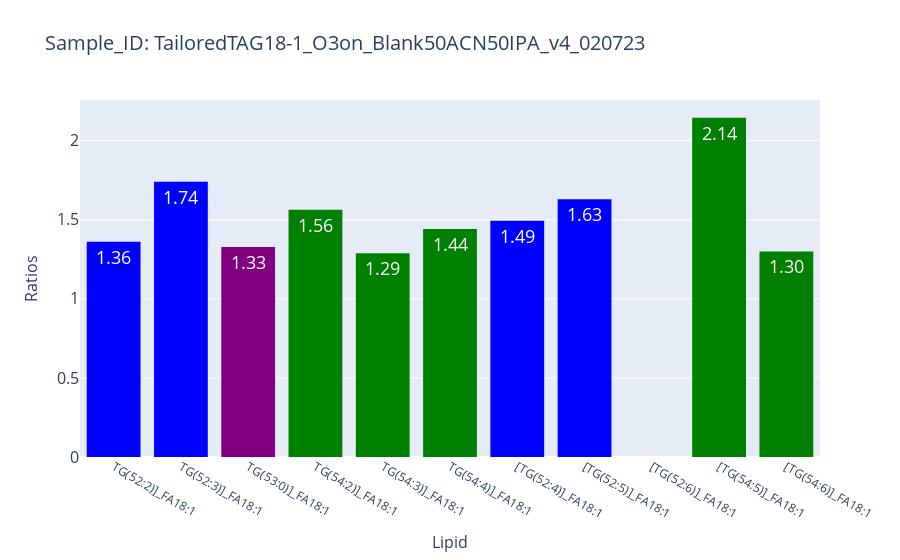
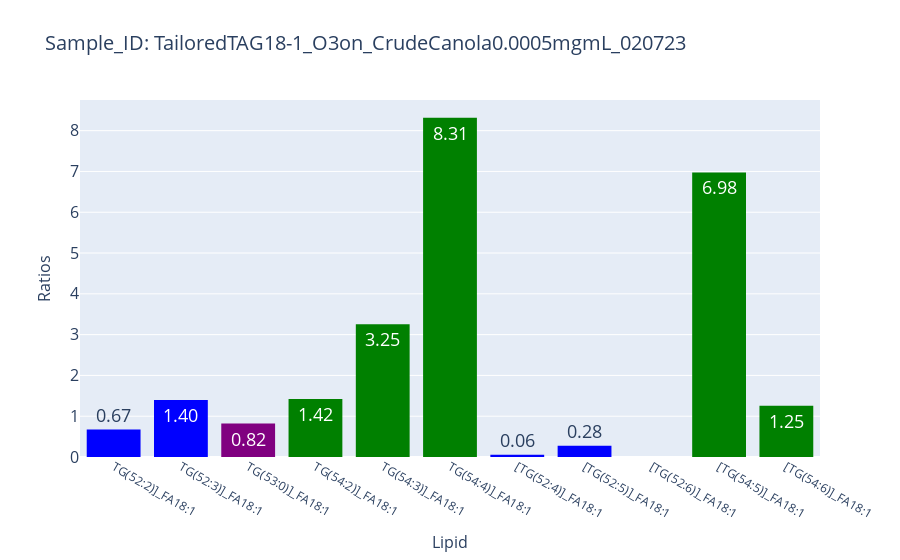
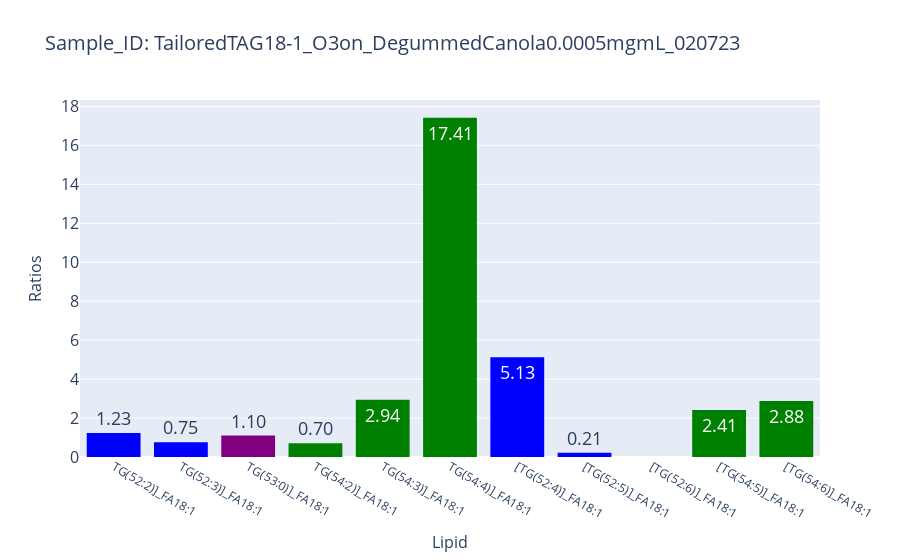
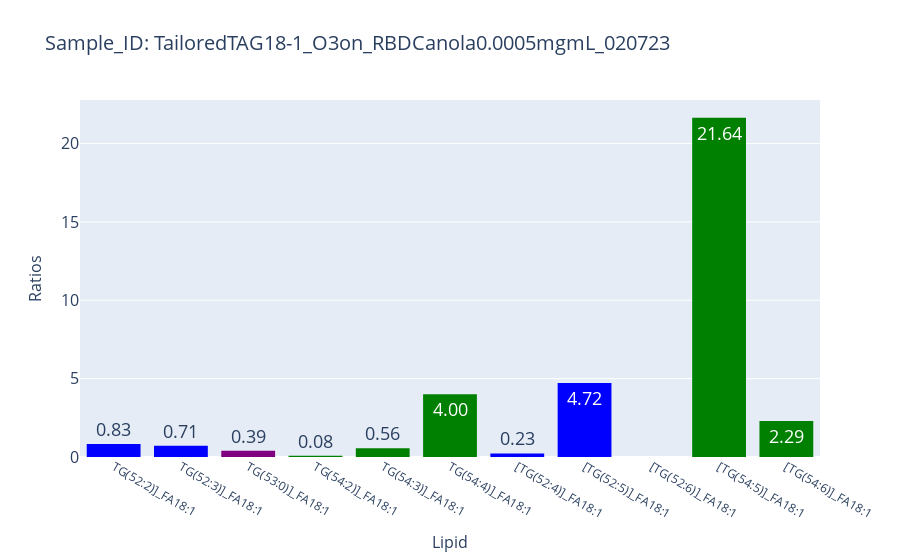

The notebook cell saved with these charts, in order:
### Markdown cell above
Visualizations

### Code cell
import plotly.express as px
import os

# Create the "Plots" directory if it doesn't exist
os.makedirs("Projects/canola/plots/", exist_ok=True)

#name of the folder to save plots
project_plots = "Projects/canola/plots/"

# Define color mappings for Lipid patterns
color_mapping = {
    '50': 'red',
    '51': 'brown',
    '52': 'blue',
    '53': 'purple',
    '54': 'green',
}

# Get the unique Sample_IDs
sample_ids = df_matched_4d['Sample_ID'].unique()

# Loop over the unique Sample_IDs
for sample_id in sample_ids:
    
    # Filter the dataframe for the current Sample_ID
    df_sample = df_matched_4d[df_matched_4d['Sample_ID'] == sample_id]
    
    # Assign colors to Lipids based on patterns
    lipid_colors = []
    for lipid in df_sample['Lipid']:
        color = 'gray'  # Default color
        for pattern, pattern_color in color_mapping.items():
            if pattern in lipid:
                color = pattern_color
                break
        lipid_colors.append(color)
    
    # Create the bar plot
    fig = px.bar(df_sample, x='Lipid', y='Ratios', text='Ratios', title=f'Bar Plot for Sample_ID: {sample_id}',
                 color_discrete_map=color_mapping)
    
    # Apply colors to the bars
    fig.update_traces(
        marker_color=lipid_colors,
        texttemplate='%{text:.2f}',
        textposition='auto',
        marker_line_width=0
    )
    
    # Customize the layout
    fig.update_layout(
        uniformtext_minsize=18,
        uniformtext_mode='hide',
        xaxis=dict(
            title='Lipid',
            titlefont=dict(size=16)
        ),
        yaxis=dict(
            title='Ratios',
            titlefont=dict(size=16),
            tickfont=dict(size=16)  # Set the font size of y-axis labels
        ),
        legend=dict(
            title='Lipid Patterns',
            tracegroupgap=50,
            itemsizing='constant'
        ),
        title=dict(
            text=f'Sample_ID: {sample_id}',
            font=dict(size=20)  # Set the title font size
        )
    )
    # Save the plot as an image
    file_name = project_plots + f"/plot_{sample_id}.png"

    # Check if the file already exists
    index = 1
    while os.path.exists(file_name):
        file_name = project_plots + f"/plot_{sample_id}_{index}.png"
        index += 1

    fig.write_image(file_name)
    # Show plot
    fig.show()

### Figure 1 — Plotly figure (JSON) as saved in the notebook; plotly's stock layout.template omitted (floating-point values rounded to 4 significant figures)
{"data": [{"alignmentgroup": "True", "hovertemplate": "Lipid=%{x}<br>Ratios=%{text}<extra></extra>", "legendgroup": "", "marker": {"color": ["blue", "blue", "blue", "blue", "blue", "blue", "purple", "purple", "purple", "green", "green", "green", "green", "green", "green", "green", "green", "green", "blue", "blue", "blue", "blue", "blue", "blue", "blue", "blue", "green", "green", "green", "green", "green", "green"], "line": {"width": 0}}, "name": "", "offsetgroup": "", "orientation": "v", "showlegend": false, "text": [1.361, null, null, 1.74, null, null, 1.327, null, null, 1.563, null, null, 1.288, null, null, 1.441, null, null, 1.493, null, null, 1.63, null, null, null, null, 2.144, null, null, 1.3, null, null], "textposition": "auto", "texttemplate": "%{text:.2f}", "type": "bar", "x": ["TG(52:2)]_FA18:1", "TG(52:2)]_FA18:1", "TG(52:2)]_FA18:1", "TG(52:3)]_FA18:1", "TG(52:3)]_FA18:1", "TG(52:3)]_FA18:1", "TG(53:0)]_FA18:1", "TG(53:0)]_FA18:1", "TG(53:0)]_FA18:1", "TG(54:2)]_FA18:1", "TG(54:2)]_FA18:1", "TG(54:2)]_FA18:1", "TG(54:3)]_FA18:1", "TG(54:3)]_FA18:1", "TG(54:3)]_FA18:1", "TG(54:4)]_FA18:1", "TG(54:4)]_FA18:1", "TG(54:4)]_FA18:1", "[TG(52:4)]_FA18:1", "[TG(52:4)]_FA18:1", "[TG(52:4)]_FA18:1", "[TG(52:5)]_FA18:1", "[TG(52:5)]_FA18:1", "[TG(52:5)]_FA18:1", "[TG(52:6)]_FA18:1", "[TG(52:6)]_FA18:1", "[TG(54:5)]_FA18:1", "[TG(54:5)]_FA18:1", "[TG(54:5)]_FA18:1", "[TG(54:6)]_FA18:1", "[TG(54:6)]_FA18:1", "[TG(54:6)]_FA18:1"], "xaxis": "x", "y": [1.361, null, null, 1.74, null, null, 1.327, null, null, 1.563, null, null, 1.288, null, null, 1.441, null, null, 1.493, null, null, 1.63, null, null, null, null, 2.144, null, null, 1.3, null, null], "yaxis": "y"}], "layout": {"barmode": "relative", "legend": {"itemsizing": "constant", "title": {"text": "Lipid Patterns"}, "tracegroupgap": 50}, "title": {"font": {"size": 20}, "text": "Sample_ID: TailoredTAG18-1_O3on_Blank50ACN50IPA_v4_020723"}, "uniformtext": {"minsize": 18, "mode": "hide"}, "xaxis": {"anchor": "y", "domain": [0, 1], "title": {"font": {"size": 16}, "text": "Lipid"}}, "yaxis": {"anchor": "x", "domain": [0, 1], "tickfont": {"size": 16}, "title": {"font": {"size": 16}, "text": "Ratios"}}}}

### Figure 2 — Plotly figure (JSON) as saved in the notebook; plotly's stock layout.template omitted (floating-point values rounded to 4 significant figures)
{"data": [{"alignmentgroup": "True", "hovertemplate": "Lipid=%{x}<br>Ratios=%{text}<extra></extra>", "legendgroup": "", "marker": {"color": ["blue", "blue", "blue", "blue", "blue", "blue", "purple", "purple", "purple", "green", "green", "green", "green", "green", "green", "green", "green", "green", "blue", "blue", "blue", "blue", "blue", "blue", "blue", "blue", "green", "green", "green", "green", "green", "green"], "line": {"width": 0}}, "name": "", "offsetgroup": "", "orientation": "v", "showlegend": false, "text": [0.6724, null, null, 1.395, null, null, 0.8205, null, null, 1.419, null, null, 3.253, null, null, 8.314, null, null, 0.05709, null, null, 0.277, null, null, null, null, 6.977, null, null, 1.255, null, null], "textposition": "auto", "texttemplate": "%{text:.2f}", "type": "bar", "x": ["TG(52:2)]_FA18:1", "TG(52:2)]_FA18:1", "TG(52:2)]_FA18:1", "TG(52:3)]_FA18:1", "TG(52:3)]_FA18:1", "TG(52:3)]_FA18:1", "TG(53:0)]_FA18:1", "TG(53:0)]_FA18:1", "TG(53:0)]_FA18:1", "TG(54:2)]_FA18:1", "TG(54:2)]_FA18:1", "TG(54:2)]_FA18:1", "TG(54:3)]_FA18:1", "TG(54:3)]_FA18:1", "TG(54:3)]_FA18:1", "TG(54:4)]_FA18:1", "TG(54:4)]_FA18:1", "TG(54:4)]_FA18:1", "[TG(52:4)]_FA18:1", "[TG(52:4)]_FA18:1", "[TG(52:4)]_FA18:1", "[TG(52:5)]_FA18:1", "[TG(52:5)]_FA18:1", "[TG(52:5)]_FA18:1", "[TG(52:6)]_FA18:1", "[TG(52:6)]_FA18:1", "[TG(54:5)]_FA18:1", "[TG(54:5)]_FA18:1", "[TG(54:5)]_FA18:1", "[TG(54:6)]_FA18:1", "[TG(54:6)]_FA18:1", "[TG(54:6)]_FA18:1"], "xaxis": "x", "y": [0.6724, null, null, 1.395, null, null, 0.8205, null, null, 1.419, null, null, 3.253, null, null, 8.314, null, null, 0.05709, null, null, 0.277, null, null, null, null, 6.977, null, null, 1.255, null, null], "yaxis": "y"}], "layout": {"barmode": "relative", "legend": {"itemsizing": "constant", "title": {"text": "Lipid Patterns"}, "tracegroupgap": 50}, "title": {"font": {"size": 20}, "text": "Sample_ID: TailoredTAG18-1_O3on_CrudeCanola0.0005mgmL_020723"}, "uniformtext": {"minsize": 18, "mode": "hide"}, "xaxis": {"anchor": "y", "domain": [0, 1], "title": {"font": {"size": 16}, "text": "Lipid"}}, "yaxis": {"anchor": "x", "domain": [0, 1], "tickfont": {"size": 16}, "title": {"font": {"size": 16}, "text": "Ratios"}}}}

### Figure 3 — Plotly figure (JSON) as saved in the notebook; plotly's stock layout.template omitted (floating-point values rounded to 4 significant figures)
{"data": [{"alignmentgroup": "True", "hovertemplate": "Lipid=%{x}<br>Ratios=%{text}<extra></extra>", "legendgroup": "", "marker": {"color": ["blue", "blue", "blue", "blue", "blue", "blue", "purple", "purple", "purple", "green", "green", "green", "green", "green", "green", "green", "green", "green", "blue", "blue", "blue", "blue", "blue", "blue", "blue", "blue", "green", "green", "green", "green", "green", "green"], "line": {"width": 0}}, "name": "", "offsetgroup": "", "orientation": "v", "showlegend": false, "text": [1.229, null, null, 0.7515, null, null, 1.1, null, null, 0.7049, null, null, 2.945, null, null, 17.41, null, null, 5.128, null, null, 0.2146, null, null, null, null, 2.415, null, null, 2.88, null, null], "textposition": "auto", "texttemplate": "%{text:.2f}", "type": "bar", "x": ["TG(52:2)]_FA18:1", "TG(52:2)]_FA18:1", "TG(52:2)]_FA18:1", "TG(52:3)]_FA18:1", "TG(52:3)]_FA18:1", "TG(52:3)]_FA18:1", "TG(53:0)]_FA18:1", "TG(53:0)]_FA18:1", "TG(53:0)]_FA18:1", "TG(54:2)]_FA18:1", "TG(54:2)]_FA18:1", "TG(54:2)]_FA18:1", "TG(54:3)]_FA18:1", "TG(54:3)]_FA18:1", "TG(54:3)]_FA18:1", "TG(54:4)]_FA18:1", "TG(54:4)]_FA18:1", "TG(54:4)]_FA18:1", "[TG(52:4)]_FA18:1", "[TG(52:4)]_FA18:1", "[TG(52:4)]_FA18:1", "[TG(52:5)]_FA18:1", "[TG(52:5)]_FA18:1", "[TG(52:5)]_FA18:1", "[TG(52:6)]_FA18:1", "[TG(52:6)]_FA18:1", "[TG(54:5)]_FA18:1", "[TG(54:5)]_FA18:1", "[TG(54:5)]_FA18:1", "[TG(54:6)]_FA18:1", "[TG(54:6)]_FA18:1", "[TG(54:6)]_FA18:1"], "xaxis": "x", "y": [1.229, null, null, 0.7515, null, null, 1.1, null, null, 0.7049, null, null, 2.945, null, null, 17.41, null, null, 5.128, null, null, 0.2146, null, null, null, null, 2.415, null, null, 2.88, null, null], "yaxis": "y"}], "layout": {"barmode": "relative", "legend": {"itemsizing": "constant", "title": {"text": "Lipid Patterns"}, "tracegroupgap": 50}, "title": {"font": {"size": 20}, "text": "Sample_ID: TailoredTAG18-1_O3on_DegummedCanola0.0005mgmL_020723"}, "uniformtext": {"minsize": 18, "mode": "hide"}, "xaxis": {"anchor": "y", "domain": [0, 1], "title": {"font": {"size": 16}, "text": "Lipid"}}, "yaxis": {"anchor": "x", "domain": [0, 1], "tickfont": {"size": 16}, "title": {"font": {"size": 16}, "text": "Ratios"}}}}

### Figure 4 — Plotly figure (JSON) as saved in the notebook; plotly's stock layout.template omitted (floating-point values rounded to 4 significant figures)
{"data": [{"alignmentgroup": "True", "hovertemplate": "Lipid=%{x}<br>Ratios=%{text}<extra></extra>", "legendgroup": "", "marker": {"color": ["blue", "blue", "blue", "blue", "blue", "blue", "purple", "purple", "purple", "green", "green", "green", "green", "green", "green", "green", "green", "green", "blue", "blue", "blue", "blue", "blue", "blue", "blue", "blue", "green", "green", "green", "green", "green", "green"], "line": {"width": 0}}, "name": "", "offsetgroup": "", "orientation": "v", "showlegend": false, "text": [0.8283, null, null, 0.7125, null, null, 0.3928, null, null, 0.08193, null, null, 0.5556, null, null, 4.001, null, null, 0.2294, null, null, 4.725, null, null, null, null, 21.64, null, null, 2.291, null, null], "textposition": "auto", "texttemplate": "%{text:.2f}", "type": "bar", "x": ["TG(52:2)]_FA18:1", "TG(52:2)]_FA18:1", "TG(52:2)]_FA18:1", "TG(52:3)]_FA18:1", "TG(52:3)]_FA18:1", "TG(52:3)]_FA18:1", "TG(53:0)]_FA18:1", "TG(53:0)]_FA18:1", "TG(53:0)]_FA18:1", "TG(54:2)]_FA18:1", "TG(54:2)]_FA18:1", "TG(54:2)]_FA18:1", "TG(54:3)]_FA18:1", "TG(54:3)]_FA18:1", "TG(54:3)]_FA18:1", "TG(54:4)]_FA18:1", "TG(54:4)]_FA18:1", "TG(54:4)]_FA18:1", "[TG(52:4)]_FA18:1", "[TG(52:4)]_FA18:1", "[TG(52:4)]_FA18:1", "[TG(52:5)]_FA18:1", "[TG(52:5)]_FA18:1", "[TG(52:5)]_FA18:1", "[TG(52:6)]_FA18:1", "[TG(52:6)]_FA18:1", "[TG(54:5)]_FA18:1", "[TG(54:5)]_FA18:1", "[TG(54:5)]_FA18:1", "[TG(54:6)]_FA18:1", "[TG(54:6)]_FA18:1", "[TG(54:6)]_FA18:1"], "xaxis": "x", "y": [0.8283, null, null, 0.7125, null, null, 0.3928, null, null, 0.08193, null, null, 0.5556, null, null, 4.001, null, null, 0.2294, null, null, 4.725, null, null, null, null, 21.64, null, null, 2.291, null, null], "yaxis": "y"}], "layout": {"barmode": "relative", "legend": {"itemsizing": "constant", "title": {"text": "Lipid Patterns"}, "tracegroupgap": 50}, "title": {"font": {"size": 20}, "text": "Sample_ID: TailoredTAG18-1_O3on_RBDCanola0.0005mgmL_020723"}, "uniformtext": {"minsize": 18, "mode": "hide"}, "xaxis": {"anchor": "y", "domain": [0, 1], "title": {"font": {"size": 16}, "text": "Lipid"}}, "yaxis": {"anchor": "x", "domain": [0, 1], "tickfont": {"size": 16}, "title": {"font": {"size": 16}, "text": "Ratios"}}}}
